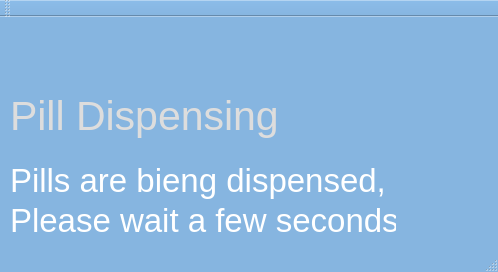
<?xml version="1.0" encoding="UTF-8"?>
<ui version="4.0">
 <class>MainMenu</class>
 <widget class="QMainWindow" name="MainMenu">
  <property name="enabled">
   <bool>false</bool>
  </property>
  <property name="geometry">
   <rect>
    <x>0</x>
    <y>0</y>
    <width>498</width>
    <height>272</height>
   </rect>
  </property>
  <property name="palette">
   <palette>
    <active>
     <colorrole role="Base">
      <brush brushstyle="SolidPattern">
       <color alpha="255">
        <red>255</red>
        <green>255</green>
        <blue>255</blue>
       </color>
      </brush>
     </colorrole>
     <colorrole role="Window">
      <brush brushstyle="SolidPattern">
       <color alpha="255">
        <red>134</red>
        <green>181</green>
        <blue>224</blue>
       </color>
      </brush>
     </colorrole>
    </active>
    <inactive>
     <colorrole role="Base">
      <brush brushstyle="SolidPattern">
       <color alpha="255">
        <red>255</red>
        <green>255</green>
        <blue>255</blue>
       </color>
      </brush>
     </colorrole>
     <colorrole role="Window">
      <brush brushstyle="SolidPattern">
       <color alpha="255">
        <red>134</red>
        <green>181</green>
        <blue>224</blue>
       </color>
      </brush>
     </colorrole>
    </inactive>
    <disabled>
     <colorrole role="Base">
      <brush brushstyle="SolidPattern">
       <color alpha="255">
        <red>134</red>
        <green>181</green>
        <blue>224</blue>
       </color>
      </brush>
     </colorrole>
     <colorrole role="Window">
      <brush brushstyle="SolidPattern">
       <color alpha="255">
        <red>134</red>
        <green>181</green>
        <blue>224</blue>
       </color>
      </brush>
     </colorrole>
    </disabled>
   </palette>
  </property>
  <property name="windowTitle">
   <string>MainMenu</string>
  </property>
  <widget class="QWidget" name="centralWidget">
   <widget class="QLabel" name="label">
    <property name="geometry">
     <rect>
      <x>10</x>
      <y>70</y>
      <width>266</width>
      <height>56</height>
     </rect>
    </property>
    <property name="palette">
     <palette>
      <active>
       <colorrole role="WindowText">
        <brush brushstyle="SolidPattern">
         <color alpha="255">
          <red>49</red>
          <green>55</green>
          <blue>57</blue>
         </color>
        </brush>
       </colorrole>
       <colorrole role="Dark">
        <brush brushstyle="SolidPattern">
         <color alpha="255">
          <red>221</red>
          <green>221</green>
          <blue>221</blue>
         </color>
        </brush>
       </colorrole>
       <colorrole role="Text">
        <brush brushstyle="SolidPattern">
         <color alpha="255">
          <red>49</red>
          <green>55</green>
          <blue>57</blue>
         </color>
        </brush>
       </colorrole>
       <colorrole role="ButtonText">
        <brush brushstyle="SolidPattern">
         <color alpha="255">
          <red>49</red>
          <green>55</green>
          <blue>57</blue>
         </color>
        </brush>
       </colorrole>
      </active>
      <inactive>
       <colorrole role="WindowText">
        <brush brushstyle="SolidPattern">
         <color alpha="255">
          <red>49</red>
          <green>55</green>
          <blue>57</blue>
         </color>
        </brush>
       </colorrole>
       <colorrole role="Dark">
        <brush brushstyle="SolidPattern">
         <color alpha="255">
          <red>221</red>
          <green>221</green>
          <blue>221</blue>
         </color>
        </brush>
       </colorrole>
       <colorrole role="Text">
        <brush brushstyle="SolidPattern">
         <color alpha="255">
          <red>49</red>
          <green>55</green>
          <blue>57</blue>
         </color>
        </brush>
       </colorrole>
       <colorrole role="ButtonText">
        <brush brushstyle="SolidPattern">
         <color alpha="255">
          <red>49</red>
          <green>55</green>
          <blue>57</blue>
         </color>
        </brush>
       </colorrole>
      </inactive>
      <disabled>
       <colorrole role="WindowText">
        <brush brushstyle="SolidPattern">
         <color alpha="255">
          <red>221</red>
          <green>221</green>
          <blue>221</blue>
         </color>
        </brush>
       </colorrole>
       <colorrole role="Dark">
        <brush brushstyle="SolidPattern">
         <color alpha="255">
          <red>221</red>
          <green>221</green>
          <blue>221</blue>
         </color>
        </brush>
       </colorrole>
       <colorrole role="Text">
        <brush brushstyle="SolidPattern">
         <color alpha="255">
          <red>221</red>
          <green>221</green>
          <blue>221</blue>
         </color>
        </brush>
       </colorrole>
       <colorrole role="ButtonText">
        <brush brushstyle="SolidPattern">
         <color alpha="255">
          <red>221</red>
          <green>221</green>
          <blue>221</blue>
         </color>
        </brush>
       </colorrole>
      </disabled>
     </palette>
    </property>
    <property name="font">
     <font>
      <family>Cantarell</family>
      <pointsize>31</pointsize>
     </font>
    </property>
    <property name="text">
     <string>Pill Dispensing</string>
    </property>
   </widget>
   <widget class="QLabel" name="label_2">
    <property name="geometry">
     <rect>
      <x>10</x>
      <y>140</y>
      <width>383</width>
      <height>46</height>
     </rect>
    </property>
    <property name="palette">
     <palette>
      <active>
       <colorrole role="WindowText">
        <brush brushstyle="SolidPattern">
         <color alpha="255">
          <red>49</red>
          <green>55</green>
          <blue>57</blue>
         </color>
        </brush>
       </colorrole>
       <colorrole role="Dark">
        <brush brushstyle="SolidPattern">
         <color alpha="255">
          <red>255</red>
          <green>255</green>
          <blue>255</blue>
         </color>
        </brush>
       </colorrole>
       <colorrole role="Text">
        <brush brushstyle="SolidPattern">
         <color alpha="255">
          <red>49</red>
          <green>55</green>
          <blue>57</blue>
         </color>
        </brush>
       </colorrole>
       <colorrole role="ButtonText">
        <brush brushstyle="SolidPattern">
         <color alpha="255">
          <red>49</red>
          <green>55</green>
          <blue>57</blue>
         </color>
        </brush>
       </colorrole>
      </active>
      <inactive>
       <colorrole role="WindowText">
        <brush brushstyle="SolidPattern">
         <color alpha="255">
          <red>49</red>
          <green>55</green>
          <blue>57</blue>
         </color>
        </brush>
       </colorrole>
       <colorrole role="Dark">
        <brush brushstyle="SolidPattern">
         <color alpha="255">
          <red>255</red>
          <green>255</green>
          <blue>255</blue>
         </color>
        </brush>
       </colorrole>
       <colorrole role="Text">
        <brush brushstyle="SolidPattern">
         <color alpha="255">
          <red>49</red>
          <green>55</green>
          <blue>57</blue>
         </color>
        </brush>
       </colorrole>
       <colorrole role="ButtonText">
        <brush brushstyle="SolidPattern">
         <color alpha="255">
          <red>49</red>
          <green>55</green>
          <blue>57</blue>
         </color>
        </brush>
       </colorrole>
      </inactive>
      <disabled>
       <colorrole role="WindowText">
        <brush brushstyle="SolidPattern">
         <color alpha="255">
          <red>255</red>
          <green>255</green>
          <blue>255</blue>
         </color>
        </brush>
       </colorrole>
       <colorrole role="Dark">
        <brush brushstyle="SolidPattern">
         <color alpha="255">
          <red>255</red>
          <green>255</green>
          <blue>255</blue>
         </color>
        </brush>
       </colorrole>
       <colorrole role="Text">
        <brush brushstyle="SolidPattern">
         <color alpha="255">
          <red>255</red>
          <green>255</green>
          <blue>255</blue>
         </color>
        </brush>
       </colorrole>
       <colorrole role="ButtonText">
        <brush brushstyle="SolidPattern">
         <color alpha="255">
          <red>255</red>
          <green>255</green>
          <blue>255</blue>
         </color>
        </brush>
       </colorrole>
      </disabled>
     </palette>
    </property>
    <property name="font">
     <font>
      <pointsize>25</pointsize>
     </font>
    </property>
    <property name="text">
     <string>Pills are bieng dispensed,</string>
    </property>
   </widget>
   <widget class="QLabel" name="label_3">
    <property name="geometry">
     <rect>
      <x>10</x>
      <y>180</y>
      <width>386</width>
      <height>46</height>
     </rect>
    </property>
    <property name="palette">
     <palette>
      <active>
       <colorrole role="WindowText">
        <brush brushstyle="SolidPattern">
         <color alpha="255">
          <red>49</red>
          <green>55</green>
          <blue>57</blue>
         </color>
        </brush>
       </colorrole>
       <colorrole role="Dark">
        <brush brushstyle="SolidPattern">
         <color alpha="255">
          <red>255</red>
          <green>255</green>
          <blue>255</blue>
         </color>
        </brush>
       </colorrole>
       <colorrole role="Text">
        <brush brushstyle="SolidPattern">
         <color alpha="255">
          <red>49</red>
          <green>55</green>
          <blue>57</blue>
         </color>
        </brush>
       </colorrole>
       <colorrole role="ButtonText">
        <brush brushstyle="SolidPattern">
         <color alpha="255">
          <red>49</red>
          <green>55</green>
          <blue>57</blue>
         </color>
        </brush>
       </colorrole>
      </active>
      <inactive>
       <colorrole role="WindowText">
        <brush brushstyle="SolidPattern">
         <color alpha="255">
          <red>49</red>
          <green>55</green>
          <blue>57</blue>
         </color>
        </brush>
       </colorrole>
       <colorrole role="Dark">
        <brush brushstyle="SolidPattern">
         <color alpha="255">
          <red>255</red>
          <green>255</green>
          <blue>255</blue>
         </color>
        </brush>
       </colorrole>
       <colorrole role="Text">
        <brush brushstyle="SolidPattern">
         <color alpha="255">
          <red>49</red>
          <green>55</green>
          <blue>57</blue>
         </color>
        </brush>
       </colorrole>
       <colorrole role="ButtonText">
        <brush brushstyle="SolidPattern">
         <color alpha="255">
          <red>49</red>
          <green>55</green>
          <blue>57</blue>
         </color>
        </brush>
       </colorrole>
      </inactive>
      <disabled>
       <colorrole role="WindowText">
        <brush brushstyle="SolidPattern">
         <color alpha="255">
          <red>255</red>
          <green>255</green>
          <blue>255</blue>
         </color>
        </brush>
       </colorrole>
       <colorrole role="Dark">
        <brush brushstyle="SolidPattern">
         <color alpha="255">
          <red>255</red>
          <green>255</green>
          <blue>255</blue>
         </color>
        </brush>
       </colorrole>
       <colorrole role="Text">
        <brush brushstyle="SolidPattern">
         <color alpha="255">
          <red>255</red>
          <green>255</green>
          <blue>255</blue>
         </color>
        </brush>
       </colorrole>
       <colorrole role="ButtonText">
        <brush brushstyle="SolidPattern">
         <color alpha="255">
          <red>255</red>
          <green>255</green>
          <blue>255</blue>
         </color>
        </brush>
       </colorrole>
      </disabled>
     </palette>
    </property>
    <property name="font">
     <font>
      <pointsize>25</pointsize>
     </font>
    </property>
    <property name="text">
     <string>Please wait a few seconds</string>
    </property>
   </widget>
  </widget>
  <widget class="QMenuBar" name="menuBar">
   <property name="geometry">
    <rect>
     <x>0</x>
     <y>0</y>
     <width>498</width>
     <height>27</height>
    </rect>
   </property>
  </widget>
  <widget class="QToolBar" name="mainToolBar">
   <attribute name="toolBarArea">
    <enum>TopToolBarArea</enum>
   </attribute>
   <attribute name="toolBarBreak">
    <bool>false</bool>
   </attribute>
  </widget>
  <widget class="QStatusBar" name="statusBar"/>
 </widget>
 <layoutdefault spacing="6" margin="11"/>
 <resources/>
 <connections/>
</ui>
